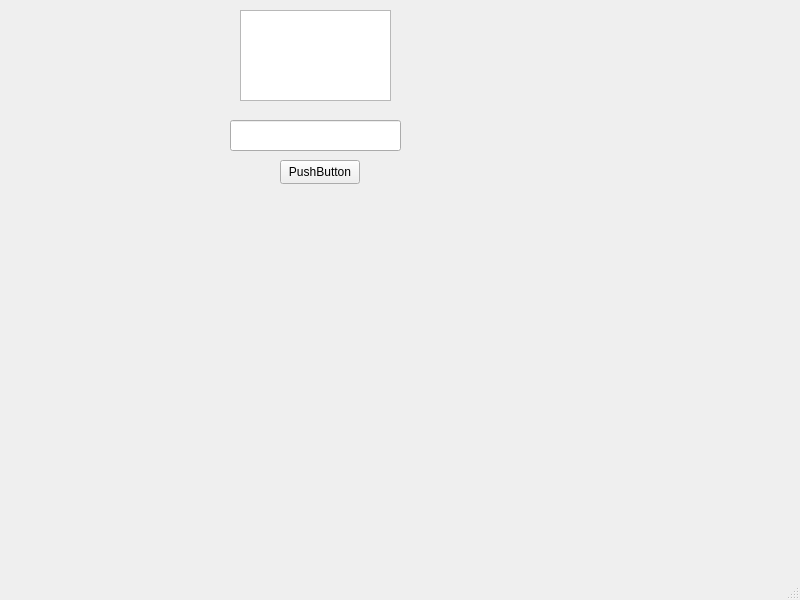
<?xml version="1.0" encoding="UTF-8"?>
<ui version="4.0">
 <class>MainWindow</class>
 <widget class="QMainWindow" name="MainWindow">
  <property name="geometry">
   <rect>
    <x>0</x>
    <y>0</y>
    <width>800</width>
    <height>600</height>
   </rect>
  </property>
  <property name="windowTitle">
   <string>MainWindow</string>
  </property>
  <widget class="QWidget" name="centralwidget">
   <widget class="QLineEdit" name="lineEdit">
    <property name="geometry">
     <rect>
      <x>230</x>
      <y>120</y>
      <width>171</width>
      <height>31</height>
     </rect>
    </property>
   </widget>
   <widget class="QPushButton" name="pushButton">
    <property name="geometry">
     <rect>
      <x>280</x>
      <y>160</y>
      <width>80</width>
      <height>24</height>
     </rect>
    </property>
    <property name="text">
     <string>PushButton</string>
    </property>
   </widget>
   <widget class="QTextEdit" name="textEdit">
    <property name="geometry">
     <rect>
      <x>240</x>
      <y>10</y>
      <width>151</width>
      <height>91</height>
     </rect>
    </property>
   </widget>
  </widget>
  <widget class="QMenuBar" name="menubar">
   <property name="geometry">
    <rect>
     <x>0</x>
     <y>0</y>
     <width>800</width>
     <height>21</height>
    </rect>
   </property>
  </widget>
  <widget class="QStatusBar" name="statusbar"/>
 </widget>
 <resources/>
 <connections/>
</ui>
